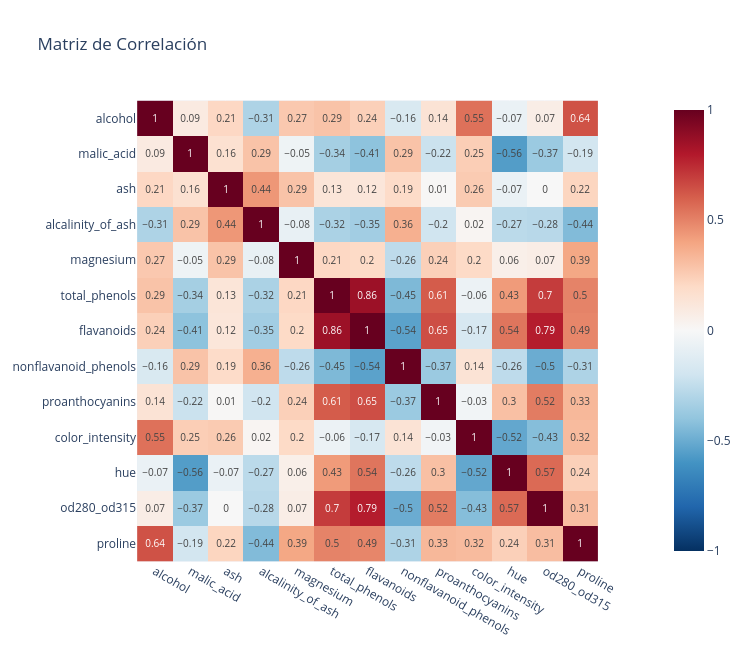

The code cell stored with this chart in its notebook:
### Markdown cell above
---
# 2️⃣ Correlaciones: ¿cuánta redundancia hay? (15 min)

Si dos medidas están muy correlacionadas, medir las dos aporta poco: una casi predice a la otra. PCA aprovecha justamente esa **redundancia**.

### Code cell
# Matriz de correlación de las 13 medidas
# Pista: plot_correlation_matrix(df, columnas)
plot_correlation_matrix(df, columnas)

### Figure 1 — Plotly figure (JSON) as saved in the notebook; plotly's stock layout.template omitted (floating-point values rounded to 4 significant figures; data arrays with more than 128 entries replaced by an {"elided": "..."} marker saying what was removed)
{"data": [{"coloraxis": "coloraxis", "hovertemplate": "x: %{x}<br>y: %{y}<br>color: %{z}<extra></extra>", "name": "0", "texttemplate": "%{z}", "type": "heatmap", "x": ["alcohol", "malic_acid", "ash", "alcalinity_of_ash", "magnesium", "total_phenols", "flavanoids", "nonflavanoid_phenols", "proanthocyanins", "color_intensity", "hue", "od280_od315", "proline"], "xaxis": "x", "y": ["alcohol", "malic_acid", "ash", "alcalinity_of_ash", "magnesium", "total_phenols", "flavanoids", "nonflavanoid_phenols", "proanthocyanins", "color_intensity", "hue", "od280_od315", "proline"], "yaxis": "y", "z": {"elided": "13x13 float values"}}], "layout": {"coloraxis": {"autocolorscale": false, "cmax": 1, "cmin": -1, "colorscale": [[0.0, "rgb(5,48,97)"], [0.1, "rgb(33,102,172)"], [0.2, "rgb(67,147,195)"], [0.3, "rgb(146,197,222)"], [0.4, "rgb(209,229,240)"], [0.5, "rgb(247,247,247)"], [0.6, "rgb(253,219,199)"], [0.7, "rgb(244,165,130)"], [0.8, "rgb(214,96,77)"], [0.9, "rgb(178,24,43)"], [1.0, "rgb(103,0,31)"]]}, "height": 650, "title": {"text": "Matriz de Correlación"}, "width": 750, "xaxis": {"anchor": "y", "constrain": "domain", "domain": [0.0, 1.0], "scaleanchor": "y"}, "yaxis": {"anchor": "x", "autorange": "reversed", "constrain": "domain", "domain": [0.0, 1.0]}}}
